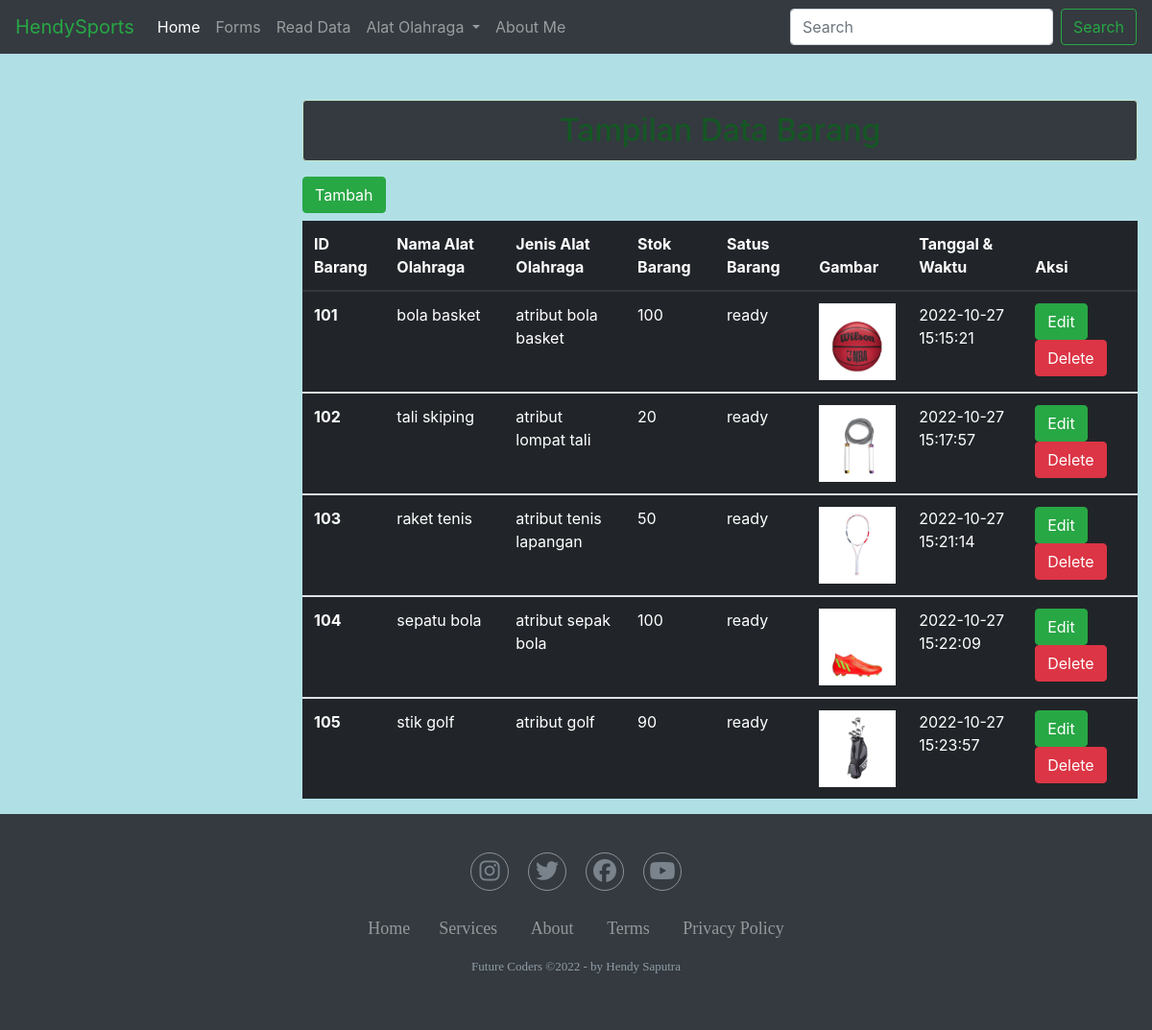
Screenshot of /tampilan.php with the database file from the repository.
### tables this page shows
CREATE TABLE `goods` (
  `id_barang` int(5) NOT NULL,
  `nama_barang` varchar(30) NOT NULL,
  `jenis_barang` varchar(30) NOT NULL,
  `stok_barang` int(5) NOT NULL,
  `status_barang` enum('ready','tidak') DEFAULT NULL,
  `gambar` varchar(100) NOT NULL,
  `tanggal` datetime NOT NULL
);

### tampilan.php (the view, shortened to what this page needs)
<?php
   include('koneksi.php');
?>
<!DOCTYPE html>
<html lang="en">
<head>
  <link rel="stylesheet" href="https://cdn.jsdelivr.net/npm/bootstrap@4.0.0/dist/css/bootstrap.min.css">
  <link rel="stylesheet" href="style.css">
  <link rel="stylesheet" href="forms1.css">
  <link rel="stylesheet" href="https://cdnjs.cloudflare.com/ajax/libs/font-awesome/6.2.0/css/all.min.css" />
  <link href="//netdna.bootstrapcdn.com/font-awesome/3.2.1/css/font-awesome.css" rel="stylesheet">
</head>
<body>
  <nav class="navbar navbar-expand-lg navbar-dark bg-dark">
    <a class="navbar-brand text-success" href="#">HendySports</a>
    <div class="collapse navbar-collapse" id="navbarSupportedContent">
      <ul class="navbar-nav mr-auto">
        <li class="nav-item active">
          <a class="nav-link" href="index.php">Home <span class="sr-only">(current)</span></a>
        </li>
        <li class="nav-item">
            <a class="nav-link" href="forms.php">Forms</a>
        </li>
        <li class="nav-item">
            <a class="nav-link" href="tampilan.php">Read Data</a>
        </li>
        <li class="nav-item dropdown">
          <a class="nav-link dropdown-toggle" href="#" id="navbarDropdown" role="button" data-toggle="dropdown" aria-haspopup="true" aria-expanded="false">
            Alat Olahraga
          </a>
        <li class="nav-item">
          <a class="nav-link" href="about.php">About Me</a>
        </li>
      </ul>
      <form class="form-inline my-2 my-lg-0">
        <input class="form-control mr-sm-2" type="search" placeholder="Search" aria-label="Search">
        <button class="btn btn-outline-success my-2 my-sm-0" type="submit">Search</button>
      </form>
    </div>
  </nav>
  <div class="tabel col-md-9">
        <h2 class="alert alert-success text-center mt-5">Tampilan Data Barang</h2>
        <table rules="rows" class="table table-dark mt-2">
          <a href="forms.php" class="btn btn-success">Tambah</a>
          <thead>
              <tr>
              <th scope="col">ID Barang</th>
              <th scope="col">Nama Alat Olahraga</th>
              <th scope="col">Jenis Alat Olahraga</th>
              <th scope="col">Stok Barang</th>
              <th scope="col">Satus Barang</th>
              <th scope="col">Gambar</th>
              <th scope="col">Tanggal & Waktu</th>
              <th scope="col">Aksi</th>
              </tr>
          </thead>
          <?php
            $tampil = mysqli_query($koneksi, "SELECT * FROM goods order by id_barang asc");
            while($data = mysqli_fetch_array($tampil)):
          ?>
          <tbody>
              <tr>
                  <th scope="row"><?=$data['id_barang'] ?></th>
                  <td><?=$data['nama_barang'] ?></td>
                  <td><?=$data['jenis_barang'] ?></td>
                  <td><?=$data['stok_barang'] ?></td>
                  <td><?=$data['status_barang'] ?></td>
                  <td><img src="<?=$data['gambar'] ?>" width="80px" alt=""></td>
                  <td><?=$data['tanggal'] ?></td>
                  <td>
                    <a href="update.php?id=<?=$data['id_barang'] ?>" class="btn btn-success">Edit</a>
                    <a href="delete.php?id=<?=$data['id_barang'] ?>" class="btn btn-danger">Delete</a>
                  </td>
              </tr>
          <?php endwhile; ?>
        </table>
  </div>
  <section class="footer">
    <div class="social">
      <a href="#"><i class="fab fa-instagram"></i></a>
      <a href="#"><i class="fab fa-twitter"></i></a>
      <a href="#"><i class="fab fa-facebook"></i></a>
      <a href="#"><i class="fab fa-youtube"></i></a>
    </div>
    <ul class="list">
      <li>
        <a href="#">Home</a
      </li>
      <li>
        <a href="#">Services</a>
      </li>
      <li>
        <a href="#">About</a>
      </li>
      <li>
        <a href="#">Terms</a>
      </li>
      <li>
        <a href="#">Privacy Policy</a>
      </li>
    </ul>
    <p class="copyright">
      Future Coders &copy;2022 - by Hendy Saputra
    </p>
  </section>
</body>
</html>

### style.css (style rules this page uses)
* { box-sizing: border-box; margin: 0; padding: 0; }
body { background-color: white; color: black; }
.navbar { margin-bottom: 25px; }
.text-center { background-color:#343a40; }
.footer { font-family:'Sege UI'; font-weight: 400; background-color:#343a40; padding: 40px 0; }
.footer .social { text-align: center; padding-bottom: 25px; color: #929ca5; }
.footer .social a { font-size: 24px; color: inherit; border: 1px solid #cccc; width: 40px; height: 40px; line-height: 38px; display: inline-block; text-align: center; border-radius: 50%; margin: 0 8px; opacity: 0.75; }
.footer ul { margin-top:0; padding: 0; list-style: none; font-size: 18px; line-height: 1.6; margin-bottom: 0; text-align: center; }
.footer ul li a { color:#cccc ; text-decoration: none; opacity: 0.8; }
.footer ul li { display: inline-block; padding: 0 15px; }
.footer .copyright { margin-top: 15px; text-align: center; font-size: 13px; color: #929ca5; }

### forms1.css (style rules this page uses)
body { background-color: powderblue; }
.tabel { margin-left: 300px; }

### rows the page displays
goods: id_barang "101", nama_barang "bola basket", jenis_barang "atribut bola basket", stok_barang "100", status_barang "ready", gambar (picture), tanggal "2022-10-27 15:15:21"
goods: id_barang "102", nama_barang "tali skiping", jenis_barang "atribut lompat tali", stok_barang "20", status_barang "ready", gambar (picture), tanggal "2022-10-27 15:17:57"
goods: id_barang "103", nama_barang "raket tenis", jenis_barang "atribut tenis lapangan", stok_barang "50", status_barang "ready", gambar (picture), tanggal "2022-10-27 15:21:14"
goods: id_barang "104", nama_barang "sepatu bola", jenis_barang "atribut sepak bola", stok_barang "100", status_barang "ready", gambar (picture), tanggal "2022-10-27 15:22:09"
goods: id_barang "105", nama_barang "stik golf", jenis_barang "atribut golf", stok_barang "90", status_barang "ready", gambar (picture), tanggal "2022-10-27 15:23:57"
